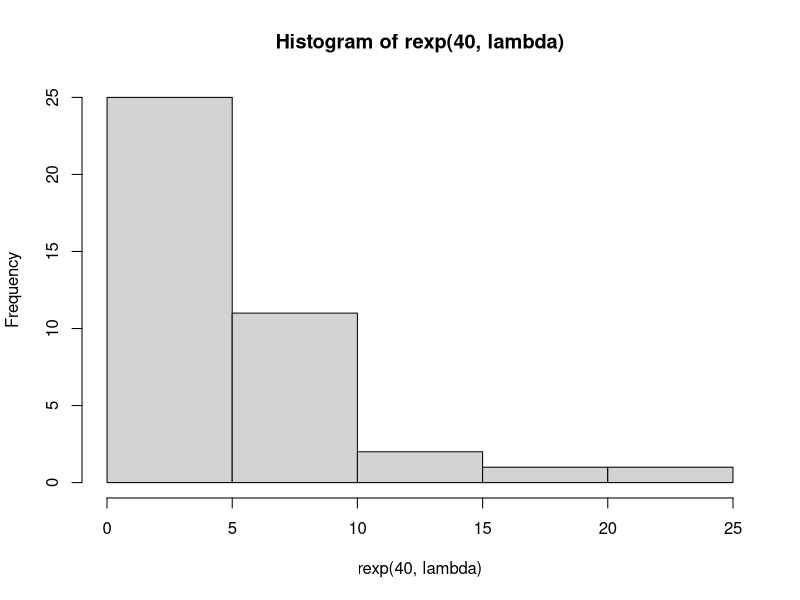
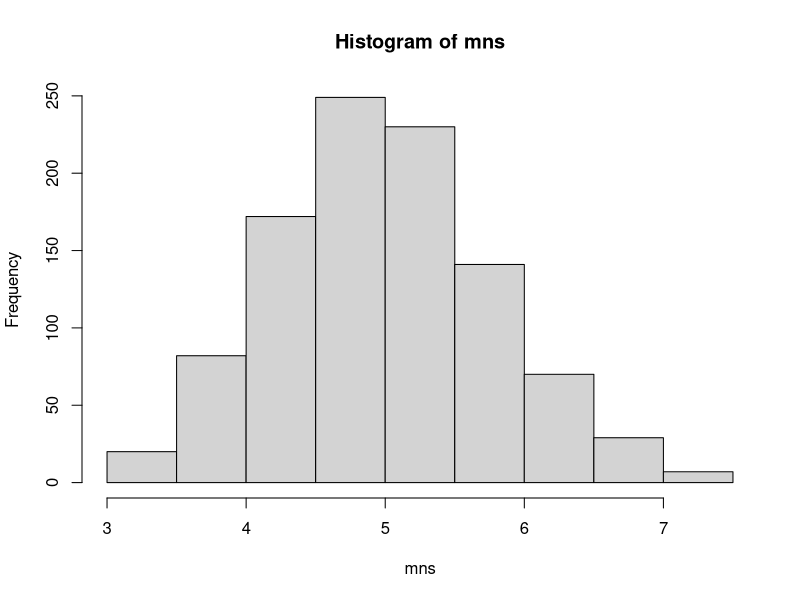
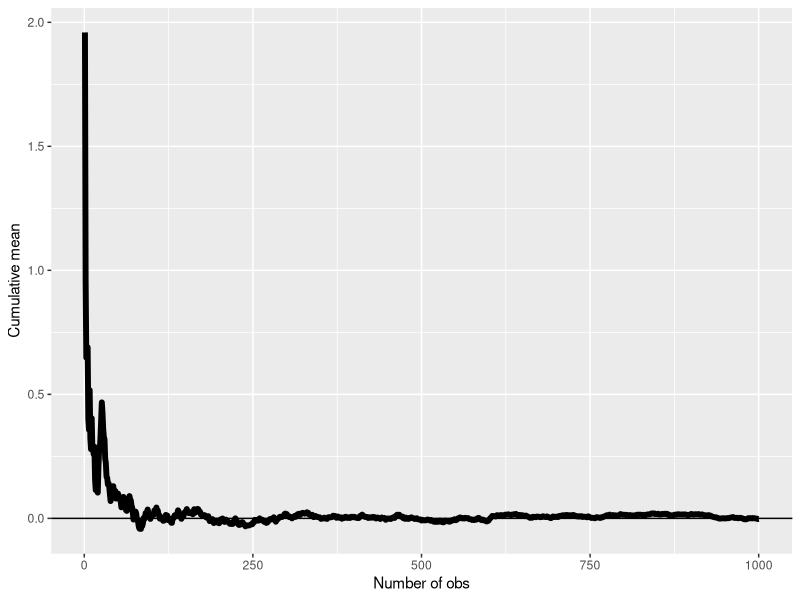
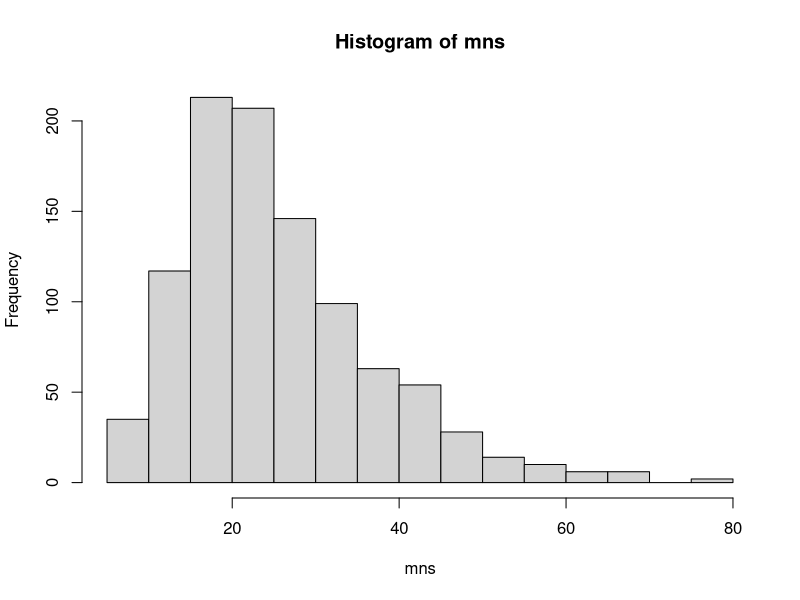

Generate these figures, in order, with R:
## ---- chunk 1
knitr::opts_chunk$set(echo = TRUE)
## ---- chunk 2
set.seed(1)
lambda = 0.2
hist(rexp(40, lambda))
## ---- chunk 3
mns = NULL
for (i in 1 : 1000) mns = c(mns, mean(rexp(40, lambda)))
hist(mns)
## ---- chunk 4
n <- 1000
means <- cumsum(rnorm(n))/(1:n)
library(ggplot2)
g <- ggplot(data.frame(x = 1:n, y = means), aes(x = x, y = y))
g <- g + geom_hline(yintercept = 0) + geom_line(size = 2)
g <- g + labs(x = "Number of obs", y = "Cumulative mean")
g
## ---- chunk 5
mns = NULL
for (i in 1 : 1000) mns = c(mns, var(rexp(40, lambda)))
hist(mns)
